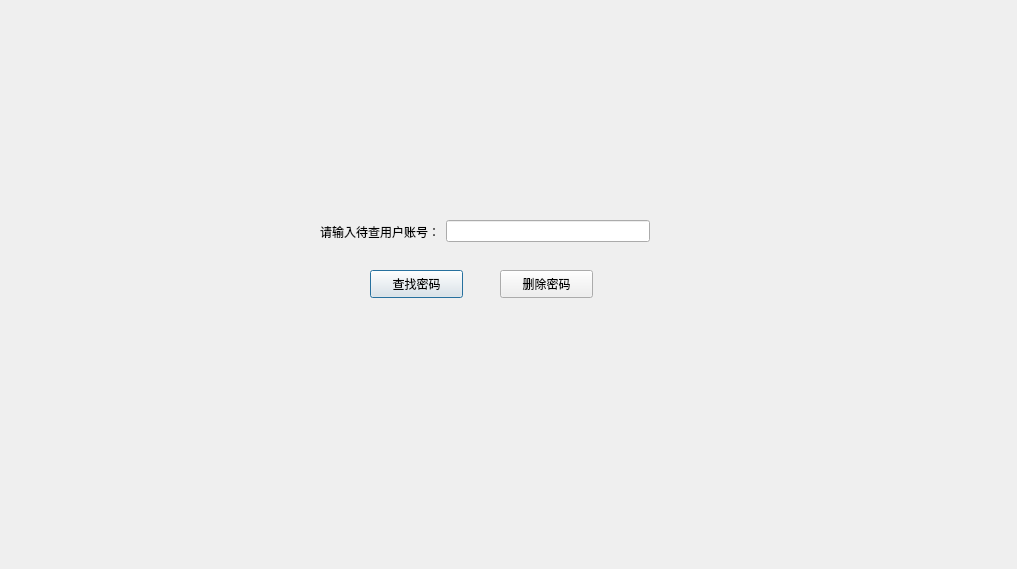
<?xml version="1.0" encoding="UTF-8"?>
<ui version="4.0">
 <class>ResipcheckDlg</class>
 <widget class="QDialog" name="ResipcheckDlg">
  <property name="geometry">
   <rect>
    <x>0</x>
    <y>0</y>
    <width>1017</width>
    <height>569</height>
   </rect>
  </property>
  <property name="windowTitle">
   <string>Dialog</string>
  </property>
  <property name="styleSheet">
   <string notr="true">background-image: url(:/BackGroundIimages/image.jpg);</string>
  </property>
  <widget class="QPushButton" name="pushButton_find">
   <property name="geometry">
    <rect>
     <x>370</x>
     <y>270</y>
     <width>93</width>
     <height>28</height>
    </rect>
   </property>
   <property name="text">
    <string>查找密码</string>
   </property>
  </widget>
  <widget class="QPushButton" name="pushButton_delete">
   <property name="geometry">
    <rect>
     <x>500</x>
     <y>270</y>
     <width>93</width>
     <height>28</height>
    </rect>
   </property>
   <property name="text">
    <string>删除密码</string>
   </property>
  </widget>
  <widget class="QWidget" name="">
   <property name="geometry">
    <rect>
     <x>320</x>
     <y>220</y>
     <width>330</width>
     <height>23</height>
    </rect>
   </property>
   <layout class="QHBoxLayout" name="horizontalLayout">
    <item>
     <widget class="QLabel" name="label">
      <property name="text">
       <string>请输入待查用户账号：</string>
      </property>
     </widget>
    </item>
    <item>
     <widget class="QLineEdit" name="lineEdit"/>
    </item>
   </layout>
  </widget>
 </widget>
 <resources/>
 <connections/>
</ui>
